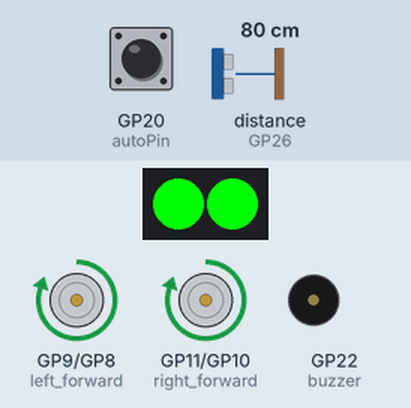
Simulated run of this program. Board: Raspberry Pi Pico running MicroPython. Parts: 2 RGB LEDs in strip order, left to right, motor-driver pin pairs drawn as motors (green arrow = first pin HIGH = forward, orange = second pin HIGH = backward, longer = more drive), buzzer (waves = sounding). The inputs (shaded band) are chosen by the test bench; at power-on: distance to the obstacle (sensor on GP26) 80 cm, GP20 (autoPin) HIGH. The echo pulse lasts 58.3 µs per cm.

Above: at 7.2 s.
7.3 s: distance to the obstacle (sensor on GP26) set to 2 cm
At 9.0 s:
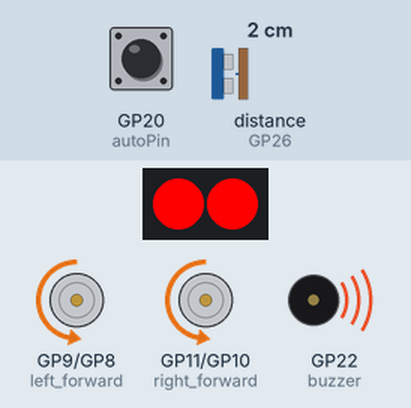
At 9.9 s:
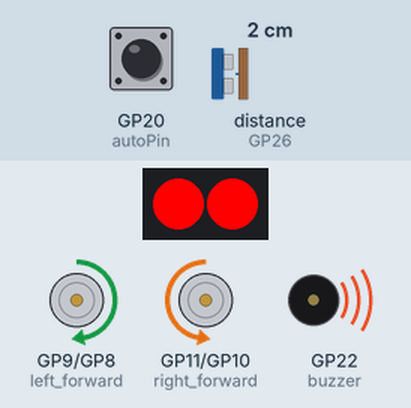
Timing chart, 0 to 16.3 s (numbered marks = the images above; inputs shaded):
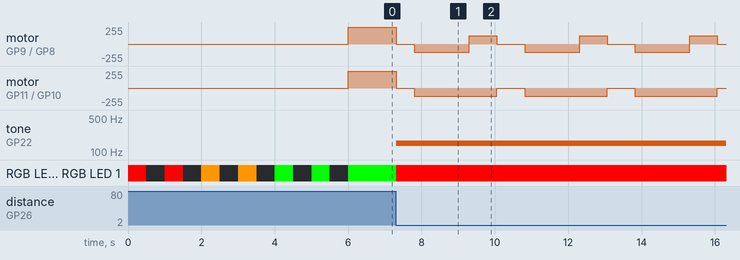

Measured:
- after the input at 7.3 s, motor on GP9 (left_forward) / GP8 (left_reverse): forward 253/255 → stopped at once, then repeats every 3.0 s: backward 127/255 1.5 s, forward 127/255 0.75 s, stopped 0.75 s; motor on GP11 (right_forward) / GP10 (right_reverse): forward 253/255 → stopped at once, then repeats every 3.0 s: backward 127/255 2.3 s, stopped 0.75 s

The program:

lineCar.py
```python
from machine import Pin, PWM, UART
import utime
import time
from neopixel import NeoPixel

NUMBER_PIXELS = 2
LED_PIN = 18

#Define the pin as output
pin = Pin(LED_PIN, Pin.OUT)

# Define the NeoPixel Strip
strip = NeoPixel(pin, NUMBER_PIXELS)

# Color RGB values
red = (255, 0, 0)
yellow = (255, 150, 0)
green = (0, 255, 0)
black = (0, 0, 0)
startColors = (red, black, red, black, yellow, black, yellow, black, green, black, green, black)

def showColor(color):
    for i in range(NUMBER_PIXELS):
        strip[i] = color
    strip.write()

# Using Grove 5 Connector
TRIGGER_PIN = 6 # White Wire
ECHO_PIN = 26 # Yellow Wire

# Init HC-SR04P pins
trigger = Pin(TRIGGER_PIN, Pin.OUT) # send trigger out to sensor
echo = Pin(ECHO_PIN, Pin.IN) # get the delay interval back

def ping():
    trigger.low()
    utime.sleep_us(2) # Wait 2 microseconds low
    trigger.high()
    utime.sleep_us(5) # Stay high for 5 microseconds
    trigger.low()
    while echo.value() == 0:
        signaloff = utime.ticks_us()
    while echo.value() == 1:
        signalon = utime.ticks_us()
    timepassed = signalon - signaloff
    distance = (timepassed * 0.0343) / 2
    return distance * .254

BUZZER_PIN = 22
buzzer = PWM(Pin(BUZZER_PIN))

def playTone():
    buzzer.duty_u16(1000)
    buzzer.freq(150)

def stopTone():
    buzzer.duty_u16(0)

#define the UART
uart0 = UART(id=1, baudrate=9600, tx=Pin(4), rx=Pin(5))

# Get the data from the UART
def readUartBytes(uart):
    resp = b""
    while uart.any():
        resp = b"".join([resp, uart.read(1)])
    return resp.decode()

# Motor definitions
FULL_POWER_LEVEL = 65024
RIGHT_FORWARD_PIN = 11
RIGHT_REVERSE_PIN = 10
LEFT_FORWARD_PIN = 9
LEFT_REVERSE_PIN = 8

right_forward = PWM(Pin(RIGHT_FORWARD_PIN))
right_reverse = PWM(Pin(RIGHT_REVERSE_PIN))
left_forward = PWM(Pin(LEFT_FORWARD_PIN))
left_reverse = PWM(Pin(LEFT_REVERSE_PIN))

def forward():
    right_reverse.duty_u16(0)
    left_reverse.duty_u16(0)
    right_forward.duty_u16(FULL_POWER_LEVEL)
    left_forward.duty_u16(FULL_POWER_LEVEL)

def forwardSlow():
    right_reverse.duty_u16(0)
    left_reverse.duty_u16(0)
    right_forward.duty_u16(FULL_POWER_LEVEL // 2)
    left_forward.duty_u16(FULL_POWER_LEVEL // 2)

def reverse():
    right_forward.duty_u16(0)
    left_forward.duty_u16(0)
    right_reverse.duty_u16(FULL_POWER_LEVEL)
    left_reverse.duty_u16(FULL_POWER_LEVEL)

def reverseSlow():
    right_forward.duty_u16(0)
    left_forward.duty_u16(0)
    right_reverse.duty_u16(FULL_POWER_LEVEL // 2)
    left_reverse.duty_u16(FULL_POWER_LEVEL // 2)

def left():
    left_forward.duty_u16(0)
    right_reverse.duty_u16(0)
    left_reverse.duty_u16(FULL_POWER_LEVEL // 2)
    right_forward.duty_u16(FULL_POWER_LEVEL // 2)

def right():
    right_forward.duty_u16(0)
    left_reverse.duty_u16(0)
    right_reverse.duty_u16(FULL_POWER_LEVEL // 2)
    left_forward.duty_u16(FULL_POWER_LEVEL // 2)

def stop():
    right_forward.duty_u16(0)
    right_reverse.duty_u16(0)
    left_forward.duty_u16(0)
    left_reverse.duty_u16(0)

def reverseAndTurn():
    utime.sleep(.5)
    reverseSlow()
    utime.sleep(1.5)
    left_reverse.duty_u16(0)
    left_forward.duty_u16(FULL_POWER_LEVEL // 2)
    utime.sleep(.75)
    stop()
    utime.sleep(.25)
    stopTone()

auto = False;
autoPin = Pin(20, Pin.IN)
leftPin = Pin(7, Pin.IN)
rightPin = Pin(0, Pin.IN)
for i in range(20):
    if not autoPin.value():
        auto = True
        utime.sleep(.25)

for color in startColors:
    showColor(color)
    utime.sleep(.5)

while auto:
    if leftPin.value() and rightPin.value():
        stop()
    elif leftPin.value():
        left()
    elif rightPin.value():
        right()
    else:
        forwardSlow()

forward()      # Assume the way ahead is clear
color = green
while True:
    dir = readUartBytes(uart0) # read from the UART
    if dir == 'h':
        stop()
        color = red
    elif dir == 'f':
        forward()
        color = green
    elif dir == 'l':
        left()
        color = green
    elif dir == 'r':
        right()
        color = green
    distance = ping()  # Check the distance
    if distance < 5 or dir == 's':   # Obstruction ahead, slow down
        forwardSlow()
        color = yellow
    if distance < 2.5: # Obstruction too close, stop, and play tone
        stop()
        color = red
        playTone()
    showColor(color)
    if distance < 2.5:  # If we were too close, back up and turn
        reverseAndTurn()
        forward()
        color = green
```
